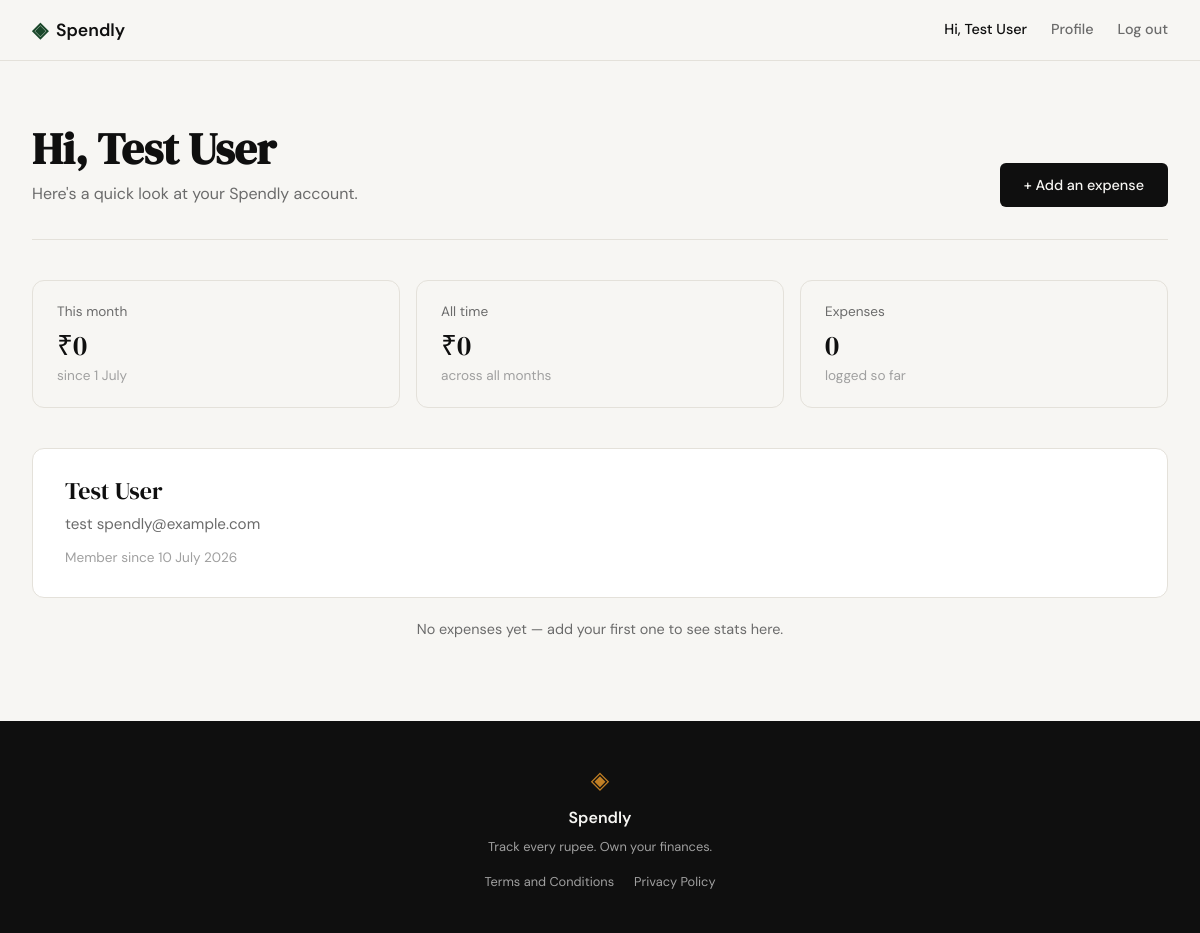
Screenshot of /profile (signed in) with the database file from the repository.
### tables this page shows
CREATE TABLE users (
                id INTEGER PRIMARY KEY AUTOINCREMENT,
                name TEXT NOT NULL,
                email TEXT NOT NULL UNIQUE,
                password_hash TEXT NOT NULL,
                created_at TEXT DEFAULT (datetime('now'))
            );

### app.py (the view)
@app.route("/profile")
def profile():
    if session.get("user_id") is None:
        return redirect(url_for("login"))
    conn = get_db()
    try:
        user = conn.execute(
            "SELECT id, name, email, created_at FROM users WHERE id = ?",
            (session["user_id"],),
        ).fetchone()
        if user is None:
            session.clear()
            return redirect(url_for("logout"))
        stats = conn.execute(
            "SELECT COUNT(*) AS n, COALESCE(SUM(amount), 0) AS total "
            "FROM expenses WHERE user_id = ?",
            (session["user_id"],),
        ).fetchone()
        month_start = datetime.now().strftime("%Y-%m-01")
        month_total_row = conn.execute(
            "SELECT COALESCE(SUM(amount), 0) AS month_total "
            "FROM expenses WHERE user_id = ? AND date >= ?",
            (session["user_id"], month_start),
        ).fetchone()
        transactions = conn.execute(
            "SELECT id, amount, category, date, description FROM expenses WHERE user_id = ? ORDER BY date DESC",
            (session["user_id"],),
        ).fetchall()
        category_totals = conn.execute(
            "SELECT category, SUM(amount) as total FROM expenses WHERE user_id = ? GROUP BY category",
            (session["user_id"],),
        ).fetchall()
    finally:
        conn.close()
    return render_template(
        "profile.html",
        user=user,
        month_total=_inr(month_total_row["month_total"]),
        all_time_total=_inr(stats["total"]),
        expense_count=stats["n"],
        member_since=_pretty_date(user["created_at"]),
        now_month=datetime.now().strftime("%B"),
        transactions=transactions,
        category_totals=category_totals,
    )

### app.py (called while the page is built)
def _inr(value):
    return f"₹{value:,.0f}"

def _pretty_date(iso_text):
    date_part = iso_text.split(" ")[0]
    dt = datetime.strptime(date_part, "%Y-%m-%d")
    day = dt.strftime("%d").lstrip("0")
    return f"{day} {dt.strftime('%B %Y')}"

### database/db.py (called while the page is built)
def get_db() -> sqlite3.Connection:
    conn = sqlite3.connect(DB_PATH)
    conn.row_factory = sqlite3.Row
    conn.execute("PRAGMA foreign_keys = ON")
    return conn

### templates/profile.html (shortened to what this page needs)
{% extends "base.html" %}
{% block content %}
<section class="profile-section">
    <div class="profile-header">
        <div class="profile-header-text">
            <h1 class="profile-title">Hi, {{ user["name"] }}</h1>
            <p class="profile-subtitle">Here's a quick look at your Spendly account.</p>
        </div>
        <a href="{{ url_for('add_expense') }}" class="btn-primary profile-cta">+ Add an expense</a>
    </div>
    <div class="mock-stats profile-stats">
        <div class="mock-stat">
            <div class="mock-stat-label">This month</div>
            <div class="mock-stat-value">{{ month_total }}</div>
            <div class="mock-stat-meta muted">since 1 {{ now_month }}</div>
        </div>
        <div class="mock-stat">
            <div class="mock-stat-label">All time</div>
            <div class="mock-stat-value">{{ all_time_total }}</div>
            <div class="mock-stat-meta muted">across all months</div>
        </div>
        <div class="mock-stat">
            <div class="mock-stat-label">Expenses</div>
            <div class="mock-stat-value">{{ expense_count }}</div>
            <div class="mock-stat-meta muted">logged so far</div>
        </div>
    </div>
    <div class="profile-account-card">
        <div class="profile-account-name">{{ user["name"] }}</div>
        <div class="profile-account-email">{{ user["email"] }}</div>
        <div class="profile-account-since">Member since {{ member_since }}</div>
    </div>
    {% if expense_count > 0 %}
    <section class="category-section">
        <h2 class="section-title">Expenses by Category</h2>
        <table class="category-table">
            <thead>
                <tr>
                    <th>Category</th>
                    <th>Total (₹)</th>
                </tr>
            </thead>
            <tbody>
                {% for category, total in category_totals %}
                <tr>
                    <td>{{ category }}</td>
                    <td>{{ "%.2f"|format(total) }}</td>
                </tr>
                {% endfor %}
            </tbody>
        </table>
    </section>
    <section class="transactions-section">
        <h2 class="section-title">Recent Transactions</h2>
        <table class="transaction-table">
            <thead>
                <tr>
                    <th>Date</th>
                    <th>Category</th>
                    <th>Amount (₹)</th>
                    <th>Description</th>
                </tr>
            </thead>
            <tbody>
                {% for t in transactions %}
                <tr>
                    <td>{{ t.date }}</td>
                    <td>{{ t.category }}</td>
                    <td>{{ "%.2f"|format(t.amount) }}</td>
                    <td>{{ t.description }}</td>
                </tr>
                {% endfor %}
            </tbody>
        </table>
    </section>
    {% else %}
        <p class="profile-empty">No expenses yet — add your first one to see stats here.</p>
    {% endif %}
</section>
{% endblock %}

### templates/base.html (shortened to what this page needs)
<!DOCTYPE html>
<html lang="en">
<head>
    <link rel="stylesheet" href="{{ url_for('static', filename='css/style.css') }}">
</head>
<body>
    <nav class="navbar">
        <div class="nav-inner">
            <a href="{{ url_for('landing') }}" class="nav-brand">
                <span class="brand-icon">◈</span>
                <span class="brand-name">Spendly</span>
            </a>
            <div class="nav-links">
                {% if session.user_id %}
                    <span class="nav-user">Hi, {{ session.user_name }}</span>
                    <a href="{{ url_for('profile') }}" class="nav-profile">Profile</a>
                    <a href="{{ url_for('logout') }}" class="nav-logout">Log out</a>
                {% else %}
                    <a href="{{ url_for('login') }}">Sign in</a>
                    <a href="{{ url_for('register') }}" class="nav-cta">Get started</a>
                {% endif %}
            </div>
        </div>
    </nav>
    <main class="main-content">
        {% block content %}{% endblock %}
    </main>
    <footer class="footer">
        <div class="footer-inner">
            <span class="brand-icon">◈</span>
            <span class="footer-name">Spendly</span>
            <p class="footer-copy">Track every rupee. Own your finances.</p>
            <div class="footer-links">
                <a href="/terms">Terms and Conditions</a>
                <a href="/privacy">Privacy Policy</a>
            </div>
        </div>
    </footer>
</body>
</html>

### static/css/style.css (style rules this page uses)
:root { --ink: #0f0f0f; --ink-soft: #2d2d2d; --ink-muted: #6b6b6b; --ink-faint: #a0a0a0; --paper: #f7f6f3; --paper-warm: #f0ede6; --paper-card: #ffffff; --accent: #1a472a; --accent-light: #e8f0eb; --accent-2: #c17f24; --accent-2-light: #fdf3e3; --danger: #c0392b; --danger-light: #fdecea; --border: #e4e1da; --border-soft: #eeebe4; --font-display: 'DM Serif Display', Georgia, serif; --font-body: 'DM Sans', system-ui, sans-serif; --max-width: 1200px; --auth-width: 440px; --radius-sm: 6px; --radius-md: 12px; --radius-lg: 20px; }
*, *::before, *::after { box-sizing: border-box; margin: 0; padding: 0; }
html { font-size: 16px; scroll-behavior: smooth; }
body { background: var(--paper); color: var(--ink); font-family: var(--font-body); font-size: 1rem; line-height: 1.6; -webkit-font-smoothing: antialiased; }
a { color: inherit; text-decoration: none; }
.navbar { position: sticky; top: 0; z-index: 100; background: var(--paper); border-bottom: 1px solid var(--border); padding: 0 2rem; }
.nav-inner { max-width: var(--max-width); margin: 0 auto; height: 60px; display: flex; align-items: center; justify-content: space-between; }
.nav-brand { display: flex; align-items: center; gap: 0.5rem; font-family: var(--font-body); font-weight: 600; font-size: 1.1rem; color: var(--ink); }
.brand-icon { color: var(--accent); font-size: 1.3rem; }
.brand-name { color: var(--ink); }
.nav-links { display: flex; align-items: center; gap: 1.5rem; font-size: 0.9rem; font-weight: 500; }
.nav-links a { color: var(--ink-muted); transition: color 0.2s; }
.main-content { min-height: calc(100vh - 60px - 100px); }
.mock-stats { display: grid; grid-template-columns: repeat(3, 1fr); gap: 1rem; margin-bottom: 1rem; }
.mock-stat { border: 1px solid var(--border); border-radius: var(--radius-md); padding: 1.25rem 1.5rem; }
.mock-stat-label { font-size: 0.85rem; color: var(--ink-muted); margin-bottom: 0.5rem; }
.mock-stat-value { font-family: var(--font-display); font-size: 1.75rem; color: var(--ink); margin-bottom: 0.4rem; line-height: 1; }
.mock-stat-meta { font-size: 0.85rem; font-weight: 500; }
.mock-stat-meta.muted { color: var(--ink-faint); font-weight: 400; }
.btn-primary { display: inline-block; background: var(--ink); color: var(--paper); padding: 0.65rem 1.5rem; border-radius: var(--radius-sm); font-family: var(--font-body); font-size: 0.9rem; font-weight: 500; cursor: pointer; border: none; transition: background 0.2s; text-decoration: none; }
.footer { background: var(--ink); color: var(--paper); padding: 2.5rem 2rem; text-align: center; }
.footer-inner { display: flex; flex-direction: column; align-items: center; gap: 0.4rem; }
.footer .brand-icon { color: var(--accent-2); font-size: 1.5rem; }
.footer-name { font-weight: 600; font-size: 1rem; }
.footer-copy { font-size: 0.8rem; color: var(--ink-faint); }
.footer-links { display: flex; gap: 1.25rem; margin-top: 0.5rem; }
.footer-links a { font-size: 0.8rem; color: var(--ink-faint); text-decoration: none; transition: color 0.2s ease; }
.profile-section { max-width: var(--max-width); margin: 0 auto; padding: 4rem 2rem 5rem; }
.profile-header { display: flex; align-items: flex-end; justify-content: space-between; gap: 1.5rem; margin-bottom: 2.5rem; padding-bottom: 2rem; border-bottom: 1px solid var(--border); }
.profile-header-text { max-width: 640px; }
.profile-title { font-family: var(--font-display); font-size: clamp(2rem, 4vw, 2.75rem); line-height: 1.1; color: var(--ink); margin-bottom: 0.5rem; }
.profile-subtitle { font-size: 1rem; color: var(--ink-muted); }
.profile-cta { white-space: nowrap; }
.profile-stats { margin-bottom: 2.5rem; }
.profile-account-card { background: var(--paper-card); border: 1px solid var(--border); border-radius: var(--radius-md); padding: 1.75rem 2rem; display: flex; flex-direction: column; gap: 0.4rem; }
.profile-account-name { font-family: var(--font-display); font-size: 1.5rem; color: var(--ink); line-height: 1.2; }
.profile-account-email { font-size: 0.95rem; color: var(--ink-muted); }
.profile-account-since { font-size: 0.85rem; color: var(--ink-faint); margin-top: 0.25rem; }
.profile-empty { margin-top: 1.25rem; font-size: 0.9rem; color: var(--ink-muted); text-align: center; }

### rows the page displays
users: user_name "Test User", name "Test User", email "test spendly@example.com", created_at "10 July 2026"

### other values shown
{{ month_total }} "₹0"
{{ all_time_total }} "₹0"
{{ expense_count }} "0"
